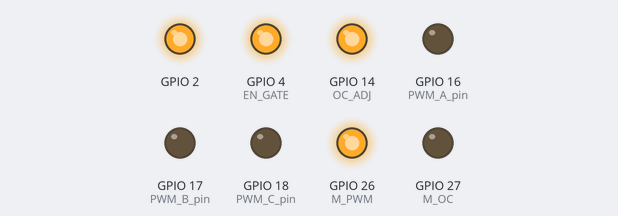
A sketch run on a simulated ESP32. Shown: output pins drawn as LEDs (lit = HIGH).

Above: at 0.1 s.
At 0.75 s:
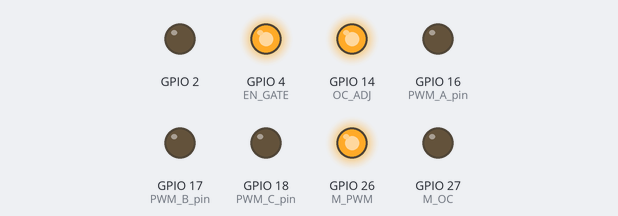
Timing chart, 0 to 0.9 s (numbered marks = the images above):
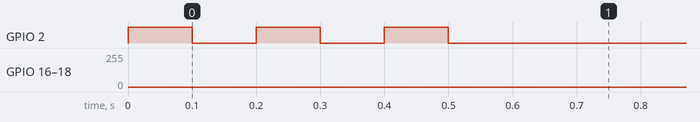

The sketch:

FOC_open_loop_velocity.ino
```cpp
#define PWM_res 12
#define PWM_freq 10000

#define PWM_A_pin 16
#define PWM_A_CH 0

#define PWM_B_pin 17
#define PWM_B_CH 1

#define PWM_C_pin 18
#define PWM_C_CH 2

#define _constrain(amt,low,high) ((amt)<(low)?(low):((amt)>(high)?(high):(amt)))
float voltage_limit=7; // must lower than power supply
float voltage_power_supply=8;
float shaft_angle=0, open_loop_timestamp=0;
float zero_electric_angle=0, Ualpha, Ubeta=0, Ua=0, Ub=0, Uc=0, dc_a=0, dc_b=0, dc_c=0;

#define   EN_GATE 4
#define   M_PWM 26
#define   M_OC 27
#define   OC_ADJ 14

float _normalize_angle(float angle){
  float a=fmod(angle, 2*M_PI);
  return a>= 0 ? a : (a+2*M_PI);
}

float _electrical_angle(float shaft_angle, int pole_pairs){
  return (shaft_angle*pole_pairs);
}

void setup() {
  Serial.begin(460800);

  // DRV8302 specific code
  pinMode(EN_GATE,OUTPUT);
  digitalWrite(EN_GATE,HIGH);
  // M_OC  - enable over-current protection
  pinMode(M_OC,OUTPUT);
  digitalWrite(M_OC,LOW);
  // M_PWM  - enable 3pwm mode
  pinMode(M_PWM,OUTPUT);
  digitalWrite(M_PWM,HIGH);
  // OD_ADJ - set the maximum over-current limit possible
  // Better option would be to use voltage divisor to set exact value
  pinMode(OC_ADJ,OUTPUT);
  digitalWrite(OC_ADJ,HIGH);

  ledcAttachPin(PWM_A_pin,PWM_A_CH);
  ledcSetup(PWM_A_CH,PWM_freq,PWM_res);

  ledcAttachPin(PWM_B_pin,PWM_B_CH);
  ledcSetup(PWM_B_CH,PWM_freq,PWM_res);

  ledcAttachPin(PWM_C_pin,PWM_C_CH);
  ledcSetup(PWM_C_CH,PWM_freq,PWM_res);

  pinMode(2,OUTPUT);
  digitalWrite(2,HIGH);delay(100);digitalWrite(2,LOW);delay(100);
  digitalWrite(2,HIGH);delay(100);digitalWrite(2,LOW);delay(100);
  digitalWrite(2,HIGH);delay(100);digitalWrite(2,LOW);delay(100);

}

void loop() {
  step1_velocity_open_loop(25);

}

void step3_PWM_output(float Ua, float Ub, float Uc){
  // set limit
  Ua=_constrain(Ua, 0.0f, voltage_limit);
  Ub=_constrain(Ub, 0.0f, voltage_limit);
  Uc=_constrain(Uc, 0.0f, voltage_limit);

  // find duty cycle
  dc_a=_constrain(Ua/voltage_power_supply, 0.0f, 1.0f);
  dc_b=_constrain(Ub/voltage_power_supply, 0.0f, 1.0f);
  dc_c=_constrain(Uc/voltage_power_supply, 0.0f, 1.0f);

  ledcWrite(PWM_A_CH, dc_a*4096);
  ledcWrite(PWM_B_CH, dc_b*4096);
  ledcWrite(PWM_C_CH, dc_c*4096);
}

void step2_set_phase_voltage(float Uq, float Ud, float angle_el){
  angle_el = _normalize_angle(angle_el+zero_electric_angle);

  Ualpha=-Uq*sin(angle_el);
  Ubeta=Uq*cos(angle_el);
  //                                    add offset of sine wave
  Ua=Ualpha+                            voltage_power_supply/2;
  Ub=(sqrt(3)*Ubeta-Ualpha)/2          +voltage_power_supply/2;
  Uc=(-Ualpha-sqrt(3)*Ubeta)/2         +voltage_power_supply/2;

  step3_PWM_output(Ua, Ub, Uc);
}

float step1_velocity_open_loop(float target_velocity){
  unsigned long current_time=micros();
  float Ts=(current_time-open_loop_timestamp)*1e-6;
  if (Ts <- 0 || Ts>0.5f) Ts=1e-3;

  shaft_angle=_normalize_angle(shaft_angle+target_velocity*Ts);

  float Uq=voltage_limit/3;

  step2_set_phase_voltage(Uq, 0, _electrical_angle(shaft_angle, 7));

  open_loop_timestamp=current_time;

  return Uq;

}
```
